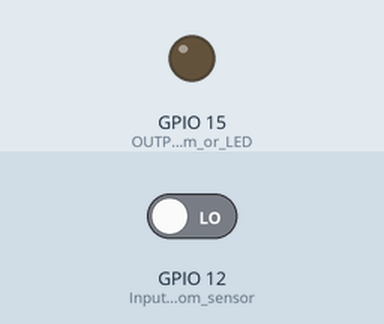
A sketch run on a simulated ESP32. Shown: output pins drawn as LEDs (lit = HIGH). Inputs (shaded band) come from the test bench; at power-on: GPIO 12 (Input_from_sensor) LOW. WiFi joins after 1.5 s; servers stay silent unless stated; uploads are accepted with an empty reply; what the sketch prints to the serial monitor is not drawn.

Above: at 2.7 s.
2.8 s: GPIO 12 (Input_from_sensor) driven HIGH
At 4.0 s:
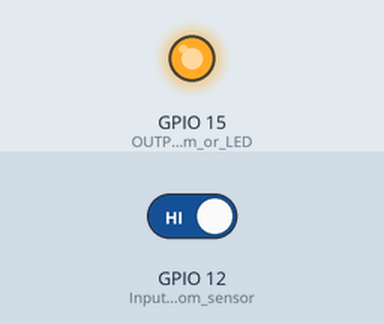
5.0 s: GPIO 12 (Input_from_sensor) driven LOW
At 6.7 s:
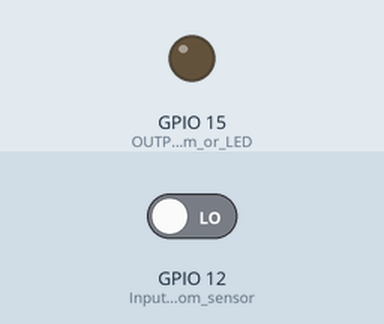
Timing chart, 0 to 8.2 s (numbered marks = the images above; inputs shaded):
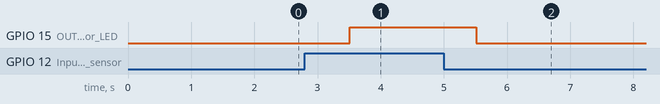

The sketch:

pir.ino
```cpp
#include <WiFi.h>
#include <HTTPClient.h>
const char *ssid = "Arjun";
const char *password = "4872375050123";
String cse_ip = "esw-onem2m.iiit.ac.in";
String server = "https://" + cse_ip + "/~/in-cse/in-name/Team-9";

String send(String url, int ty, String rep)
{

  HTTPClient http;
  http.begin(url);
  http.addHeader("X-M2M-Origin", "rTI9uxe@NN:7rn5sOIaYf");
  http.addHeader("Content-Type", "application/json;ty=" + String(ty));
  //http.addHeader("Content-Length", "100");
  http.addHeader("Connection", "close");
  int code = http.POST(rep);
  http.end();
  Serial.print(code);
  delay(300);
  return (String(code));
}
void setup()
{
  Serial.begin(9600);  // setup Serial Monitor to display information
  pinMode(12, INPUT);  // Input from sensor
  pinMode(15, OUTPUT); // OUTPUT to alarm or LED
  delay(10);

  Serial.println();
  Serial.println();

  // Connect to WIFI network
  Serial.print("Connecting to ");
  Serial.println(ssid);

  WiFi.persistent(false);

  WiFi.begin(ssid, password);

  while (WiFi.status() != WL_CONNECTED)
  {
    delay(500);
    Serial.print(".");
  }
  Serial.println();
  Serial.println("WiFi connected");
  Serial.println("IP address: ");
  Serial.println(WiFi.localIP());
}

void push()
{
  int motion = digitalRead(12);
  if (motion)
  {
    Serial.println("Motion detected");
    digitalWrite(15, HIGH);
  }
  else
  {
    Serial.println("===nothing moves");
    digitalWrite(15, LOW);
  }
  delay(500);
  String data = String() + "{\"m2m:cin\":{\"con\":\"" + motion + "\"}}";
  Serial.println(send(server + "/pir/", 4, data));
}
void loop()
{
  push();
}
```

Measured:
- after the input at 2.8 s, GPIO 15 (OUTPUT_to_alarm_or_LED): LOW → HIGH after 0.71 s
- after the input at 5.0 s, GPIO 15 (OUTPUT_to_alarm_or_LED): HIGH → LOW after 0.51 s
